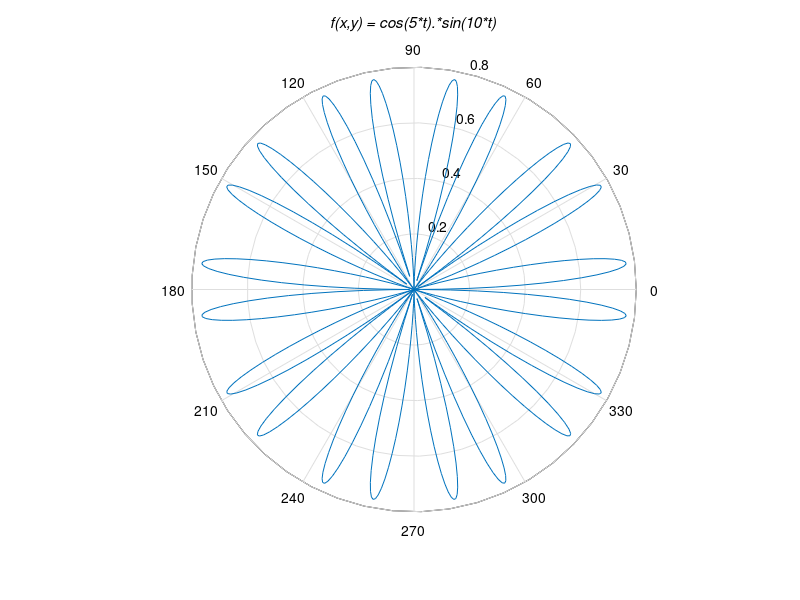

This figure's MATLAB source:
t= 0:0.01:2*pi;
polar(t,abs(cos(5*t).*sin(10*t)))

title('\itf(x,y) = cos(5*t).*sin(10*t)')
xlabel('X')
ylabel('Y')
